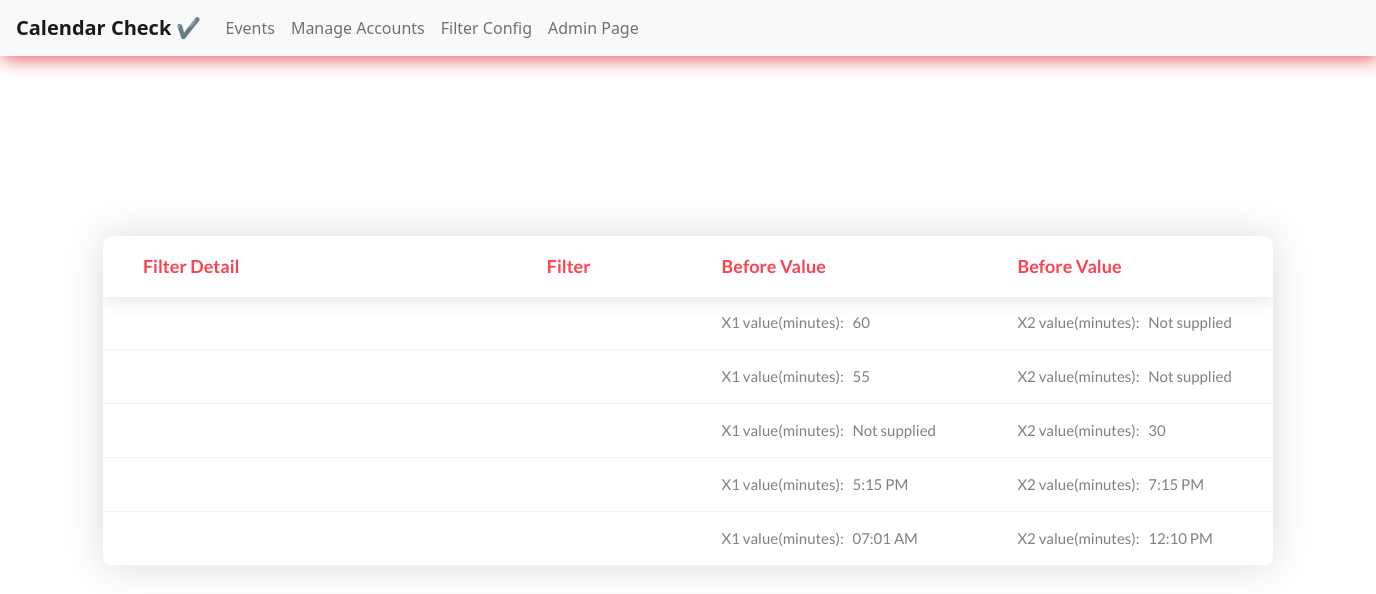
/filter, run on an earlier commit of the app's database.
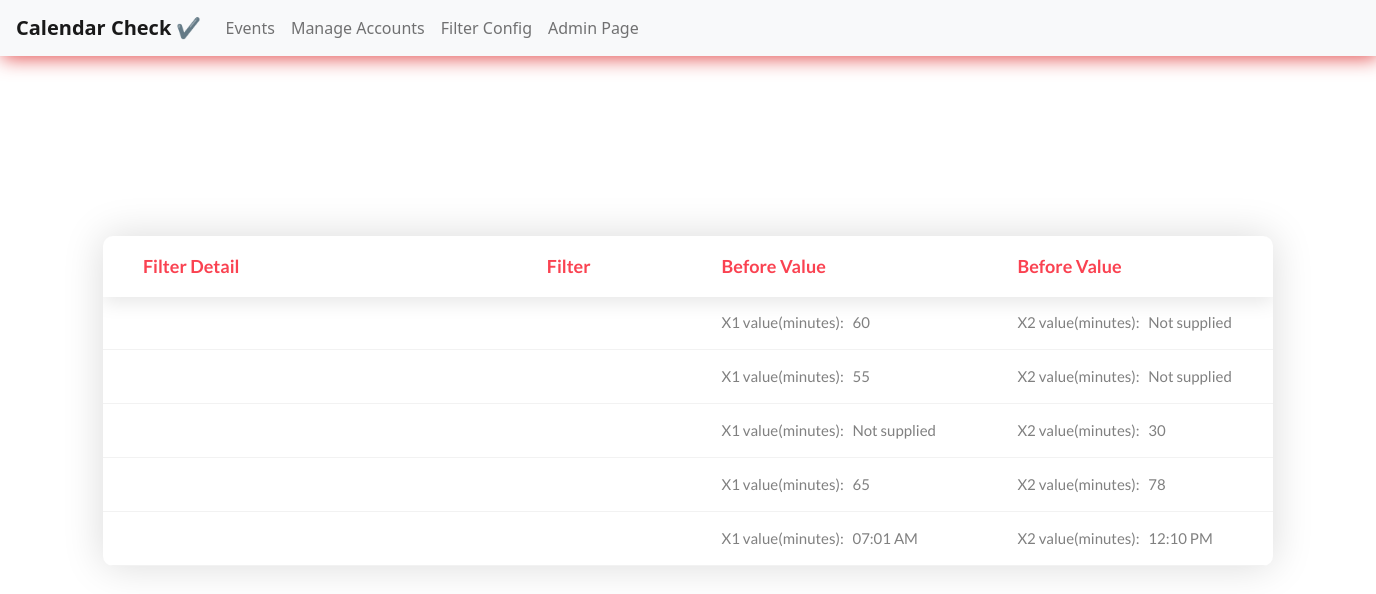
And on a later commit of the database.
### cal/models.py (models this page shows, shortened)
class Filter(models.Model):
    filter_detail = models.CharField('Filter Detail', max_length=300, null=True)
    keyword = models.CharField(max_length=30, choices=keyword)
    X1 = models.CharField('value to set(X1)', max_length=200, null=True, blank=True)
    X2 = models.CharField('value to set(X2)', max_length=200, null=True, blank=True)
    class Meta:
        verbose_name_plural = "FIlters"

### cal/views.py (the view)
# urls.py: path('filter', filter_config, name='filter'),
def filter_config(request):
    filters = Filter.objects.all()
    context = {'filters': filters}
    return render(request, 'cal/filter_config.html', context)

### cal/templates/cal/filter_config.html
{% extends 'index.html' %}
{% block content %}
<div class="limiter">
    <div class="container-table100">
        <div class="wrap-table100">
            <div class="table100 ver2 m-b-110">
                <div class="table100-head">
                    <table>
                        <thead>
                            <tr class="row100 head">
                                <th class="cell100 column1">Filter Detail</th>
                                <th class="cell100 column2">Filter</th>
                                <th class="cell100 column3">Before Value</th>
                                <th class="cell100 column4">Before Value</th>
                            </tr>
                        </thead>
                    </table>
                </div>
                <div class="table100-body js-pscroll">
                    <table>
                        <tbody>
                            {% for filter in filters %}
                            {% if filter.name == 'Temperature' %}
                            <tr class="row100 body">
                                <td class="cell100 column1">{{ filter.detail }}</td>
                                <td class="cell100 column2">{{ filter.name }}</td>
                                <td class="cell100 column3">X1 value(Celsius): &nbsp; {{ filter.X1|default_if_none:"Not supplied" }}</td>
                                <td class="cell100 column4">X2 value(Celsius): &nbsp; {{ filter.X2|default_if_none:"Not supplied" }}</td>
                            </tr>
                            {% else %}
                            <tr class="row100 body">
                                <td class="cell100 column1">{{ filter.detail }}</td>
                                <td class="cell100 column2">{{ filter.name }}</td>
                                <td class="cell100 column3">X1 value(minutes): &nbsp; {{ filter.X1|default_if_none:"Not supplied" }}</td>
                                <td class="cell100 column4">X2 value(minutes): &nbsp; {{ filter.X2|default_if_none:"Not supplied" }}</td>
                            </tr>
                            {% endif %}
                            {% endfor %}
                        </tbody>
                    </table>
                </div>
            </div>
        </div>
    </div>
</div>
{% endblock content %}

### templates/index.html (shortened to what this page needs)
{% load static %}
<!DOCTYPE html>
<html lang="en">
<head>
	<link rel="stylesheet" type="text/css" href="{% static 'vendor/bootstrap/css/bootstrap.min.css' %}">
	<link rel="stylesheet" type="text/css" href="{% static 'fonts/font-awesome-4.7.0/css/font-awesome.min.css' %}">
	<link rel="stylesheet" type="text/css" href="{% static 'vendor/animate/animate.css' %}">
	<link rel="stylesheet" type="text/css" href="{% static 'vendor/select2/select2.min.css' %}">
	<link rel="stylesheet" type="text/css" href="{% static 'vendor/perfect-scrollbar/perfect-scrollbar.css' %}">
	<link rel="stylesheet" type="text/css" href="{% static 'css/util.css' %}">
	<link rel="stylesheet" type="text/css" href="{% static 'css/main.css' %}">
	<link href="https://cdn.jsdelivr.net/npm/bootstrap@5.1.3/dist/css/bootstrap.min.css" rel="stylesheet">
</head>
<body>
	<nav class="navbar navbar-expand-lg navbar-light bg-light" style="box-shadow: 2px 2px 20px rgb(226, 74, 74);">
		<a class="navbar-brand" href="{% url 'home' %}"><strong>Calendar Check &#10004;</strong></a>
		<div class="collapse navbar-collapse" id="navbarNav">
			<ul class="navbar-nav">
				<li class="nav-item ">
					<a class="nav-link" href="{% url 'home' %}">Events</a>
				</li>
				<li class="nav-item">
					<a class="nav-link" href="{% url 'manage-accounts' %}">Manage Accounts</a>
				</li>
				<li class="nav-item">
					<a class="nav-link" href="{% url 'filter' %}">Filter Config</a>
				</li>
				<li class="nav-item">
					<a class="nav-link" href="/admin">Admin Page</a>
				</li>
			</ul>
		</div>
	</nav>
	{% block content %}
	{% endblock content %}
</body>
</html>

### static/css/main.css (style rules this page uses)
* { margin: 0px; padding: 0px; box-sizing: border-box; }
body, html { height: 100%; font-family: sans-serif; }
a { margin: 0px; transition: all 0.4s; -webkit-transition: all 0.4s; -o-transition: all 0.4s; -moz-transition: all 0.4s; }
ul, li { margin: 0px; list-style-type: none; }
.js-pscroll { position: relative; overflow: hidden; }
.limiter { width: 1366px; margin: 0 auto; }
.container-table100 { width: 100%; min-height: 100vh; background: #fff; display: -webkit-box; display: -webkit-flex; display: -moz-box; display: -ms-flexbox; display: flex; align-items: center; justify-content: center; flex-wrap: wrap; padding: 33px 30px; }
.wrap-table100 { width: 1170px; }
.table100 { background-color: #fff; }
table { width: 100%; }
th, td { font-weight: unset; padding-right: 10px; }
.column1 { width: 33%; padding-left: 40px; }
.column2 { width: 13%; }
.column3 { width: 22%; }
.column4 { width: 19%; }
.table100-head th { padding-top: 18px; padding-bottom: 18px; }
.table100-body td { padding-top: 16px; padding-bottom: 16px; }
.table100 { position: relative; padding-top: 60px; }
.table100-head { position: absolute; width: 100%; top: 0; left: 0; }
.table100-body { max-height: 585px; overflow: auto; }
.table100.ver2 .table100-head { box-shadow: 0 5px 20px 0px rgba(0, 0, 0, 0.1); -moz-box-shadow: 0 5px 20px 0px rgba(0, 0, 0, 0.1); -webkit-box-shadow: 0 5px 20px 0px rgba(0, 0, 0, 0.1); -o-box-shadow: 0 5px 20px 0px rgba(0, 0, 0, 0.1); -ms-box-shadow: 0 5px 20px 0px rgba(0, 0, 0, 0.1); }
.table100.ver2 th { font-family: Lato-Bold; font-size: 18px; color: #fa4251; line-height: 1.4; background-color: transparent; }
.table100.ver2 td { font-family: Lato-Regular; font-size: 15px; color: #808080; line-height: 1.4; }
.table100.ver2 .table100-body tr { border-bottom: 1px solid #f2f2f2; }
.table100.ver2 { border-radius: 10px; overflow: hidden; box-shadow: 0 0px 40px 0px rgba(0, 0, 0, 0.15); -moz-box-shadow: 0 0px 40px 0px rgba(0, 0, 0, 0.15); -webkit-box-shadow: 0 0px 40px 0px rgba(0, 0, 0, 0.15); -o-box-shadow: 0 0px 40px 0px rgba(0, 0, 0, 0.15); -ms-box-shadow: 0 0px 40px 0px rgba(0, 0, 0, 0.15); }

What changed in the data, as far as the page shows it:
removed Filter: X1 "5:15 PM", X2 "7:15 PM"
added Filter: X1 "65", X2 "78"
